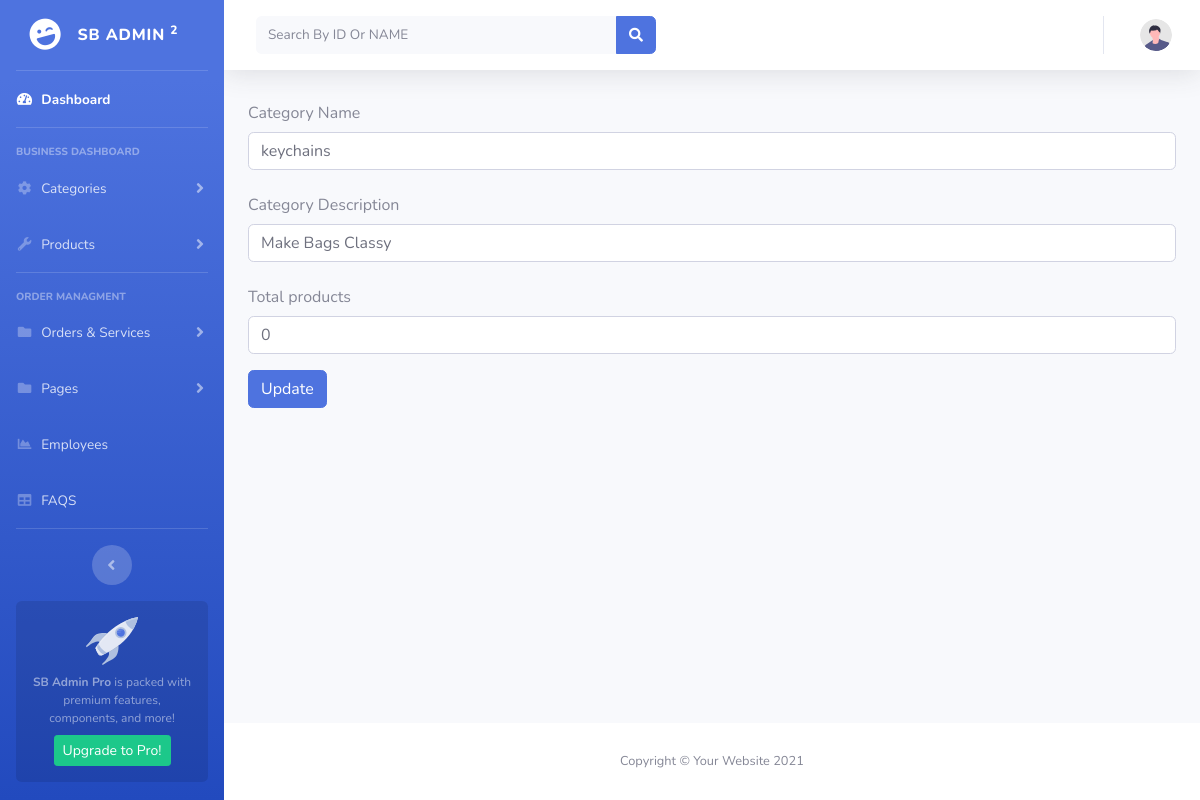
/admin-pannel/update-cat.php?upd_id=1, run on the app's committed database.
### tables this page shows
CREATE TABLE `categories` (
  `Id` int(11) NOT NULL,
  `name` varchar(50) NOT NULL,
  `items` bigint(100) NOT NULL,
  `Description` varchar(100) NOT NULL
);

### admin-pannel/update-cat.php (the view, shortened to what this page needs)
<?php
include("header.php");
include("connection.php");
?>
<?php
if (isset($_GET['upd_id'])) {
    $upd_id = $_GET['upd_id'];
    $autofillquery = mysqli_query($con, "Select * FROM `categories` WHERE Id = $upd_id");
    $autofill = mysqli_fetch_array($autofillquery);
}
?>
<div class="container-fluid">
    <form method='post' enctype="multipart/form-data">
        <div class="form-group">
            <label for="inputName" class="col-sm-1-12 col-form-label">Category Name</label>
            <div class="col-sm-1-12">
                <input type="text" class="form-control" name="c-name" value='<?php echo "$autofill[1]"; ?>'
                    id="inputName" placeholder="" required>
            </div>
        </div>
         <div class="form-group">
            <label for="inputName" class="col-sm-1-12 col-form-label">Category Description</label>
            <div class="col-sm-1-12">
                <input type="text" class="form-control" name="desc" value="<?php echo $autofill[3]; ?>" id="inputName"
                    placeholder="" required>
            </div>
        </div>
        <div class="form-group">
            <label for="inputName" class="col-sm-1-12 col-form-label">Total products</label>
            <div class="col-sm-1-12">
                <input type="text" class="form-control" name="items" value="<?php echo $autofill[2]; ?>" id="inputName"
                    placeholder="" required>
            </div>
        </div>
        <div class="form-group">
            <div>
                <button type="submit" name="update" class="btn btn-primary">Update</button>
            </div>
        </div>
    </form>
</div>
</div>
<?php
include("footer.php");
?>

### data on the page
categories: c-name "keychains", desc "Make Bags Classy", items "0"
